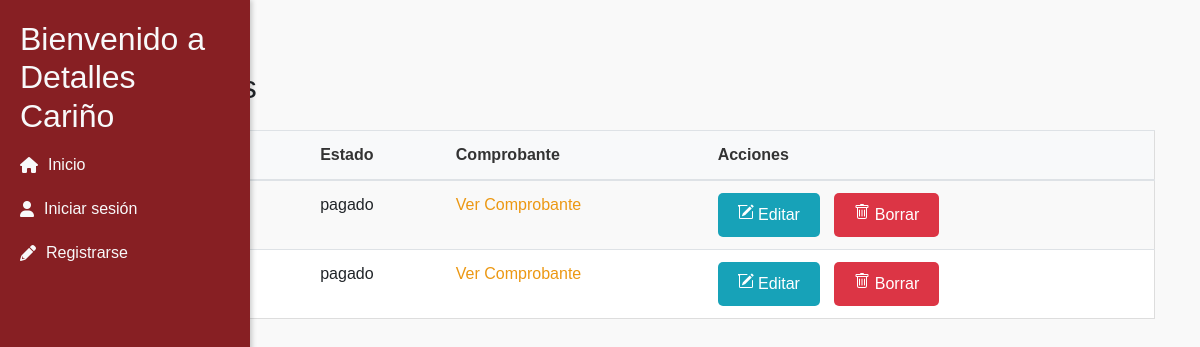
The app's page /pagos, older data.
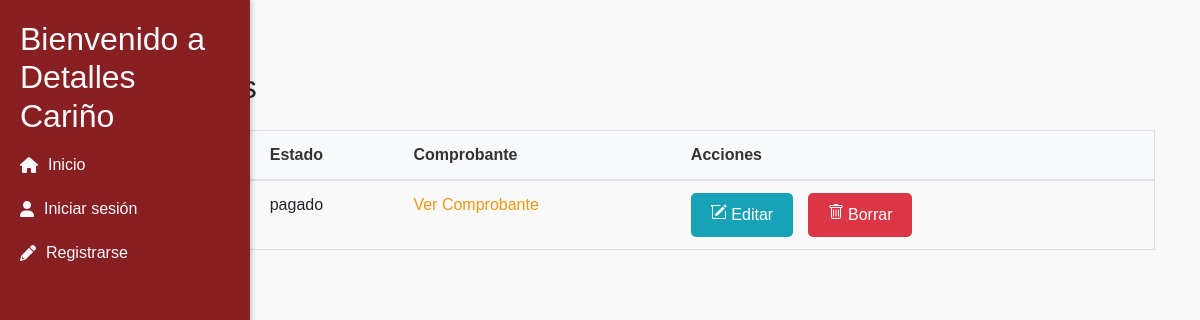
The same page, newer data.
### pedidos/models.py (models this page shows, shortened)
class Pago(models.Model):
    OPC_METODO = [("transferencia", "Transferencia"),("tarjeta", "Tarjeta")]
    OPC_ESTADO_PAGO = [("pagado", "Pagado"),("pendiente", "Pendiente")]
    metodo = models.CharField(max_length=50, choices=OPC_METODO)
    estado = models.CharField(max_length=50, choices=OPC_ESTADO_PAGO, default="pendiente")
    comprobante = models.ImageField(upload_to='comprobantes/', default='comprobantes/comprobante-default.jpg',  null=True, blank=True)       #Cambiar que se puede enviar vacio

### pedidos/views.py (the view)
# urls.py: path('pagos', pagos, name='pagos'),                                                     #Consultar
def pagos(request):
    pagos = Pago.objects.all()
    contenido = {
        'pagos': pagos,
        'cliente': request.cliente  # Llama al cliente del middleware
    }
    return render(request, 'pagos/listado.html', contenido)

### templates/pagos/listado.html (shortened to what this page needs)
{% extends 'menu.html' %}
{% block content %}
<main role="main" class="container mt-5">
  <div class="info-cliente">
    <h2 class="mb-4">Lista de Pagos</h2>
    <table class="table">
      <thead>
        <tr>
          <th scope="col">#</th>
          <th scope="col">Método</th>
          <th scope="col">Estado</th>
          <th scope="col">Comprobante</th>
          <th scope="col">Acciones</th>
        </tr>
      </thead>
      <tbody>
        {% for pago in pagos %}
        <tr>
          <th scope="row">{{ pago.id }}</th>
          <td>{{ pago.metodo }}</td>
          <td>{{ pago.estado }}</td>
          <td>
            {% if pago.comprobante %}
              <a href="{{ pago.comprobante.url }}" target="_blank">Ver Comprobante</a>
            {% else %}
              No disponible
            {% endif %}
          </td>
          <td>
            <a href="{% url 'detalle_pago' pago.id %}" class="btn btn-info btn-sm">
              Editar
            </a>
            <form action="{% url 'eliminar_pago' pago.id %}" method="post" style="display:inline;" class="delete-form">
                <button type="submit" class="btn btn-danger btn-sm">
                  Borrar
                </button>
            </form>
          </td>
        </tr>
        {% endfor %}
      </tbody>
    </table>
  </div>
</main>
{% endblock %}

Row changes from the older to the newer data that the page shows:
removed Pago: estado "pagado"
